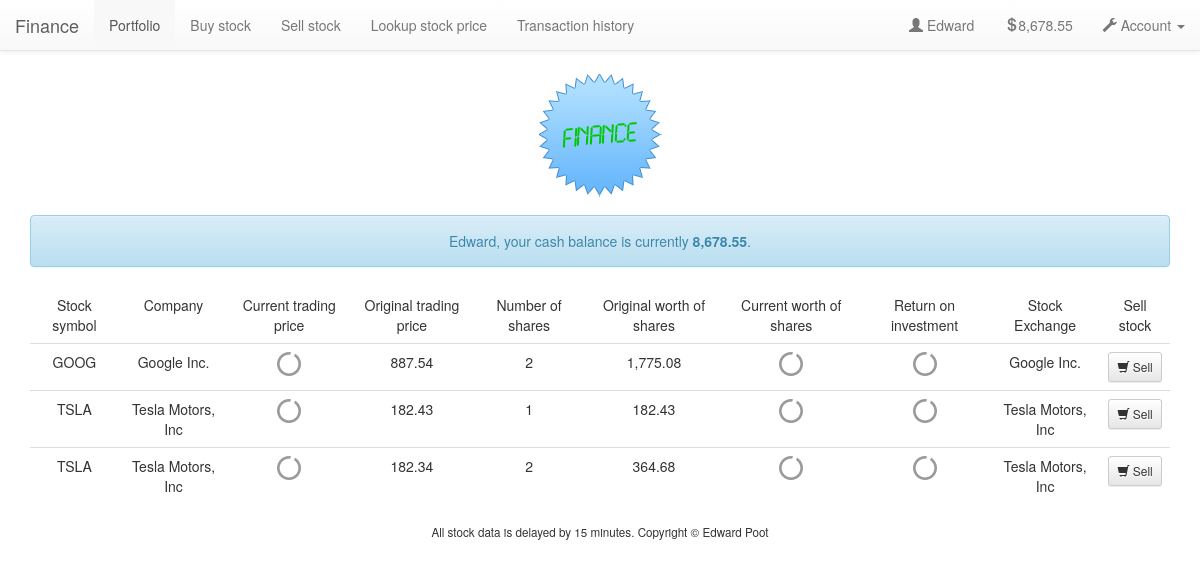
The app's page / (signed in) with its own data.
### tables this page shows
CREATE TABLE `users` (
  `id` int(10) unsigned NOT NULL AUTO_INCREMENT,
  `username` varchar(255) NOT NULL,
  `hash` varchar(255) NOT NULL,
  `cash` decimal(65,4) unsigned NOT NULL DEFAULT '0.0000',
  PRIMARY KEY (`id`),
  UNIQUE KEY `username` (`username`)
);

CREATE TABLE `user_stocks` (
  `id` int(11) NOT NULL AUTO_INCREMENT,
  `user_id` int(10) unsigned NOT NULL,
  `transaction_timestamp` timestamp NOT NULL DEFAULT CURRENT_TIMESTAMP,
  `symbol` varchar(15) NOT NULL,
  `company` varchar(255) NOT NULL,
  `stock_exchange` varchar(255) NOT NULL,
  `shares_amount` int(10) unsigned NOT NULL,
  `share_price` decimal(65,4) unsigned NOT NULL DEFAULT '0.0000',
  PRIMARY KEY (`id`),
  UNIQUE KEY `user_id` (`user_id`,`transaction_timestamp`)
);

### templates/portfolio.php (the view)
<div>
    <div class="alert alert-info">
        <?= ucfirst($_SESSION["username"]) ?>, your cash balance is currently <strong><?= number_format($stocks[0]["cash"], 2) ?></strong>.
    </div>
    <table id="portfolio" class="table table-hover">
        <thead>
            <tr>
                <td>Stock symbol</td>
                <td>Company</td>
                <td>Current trading price</td>
                <td>Original trading price</td>
                <td>Number of shares</td>
                <td>Original worth of shares</td>
                <td>Current worth of shares</td>
                <td>Return on investment</td>
                <td>Stock Exchange</td>
                <td>Sell stock</td>
            </tr>
        </thead>
        <tbody>
        <?php foreach ($stocks as $stock): ?>
            <tr>
                <td class="symbol"><?= $stock["symbol"] ?></td>
                <td><?= $stock["company"] ?></td>
                <td class="current_trading_price"><img  class="spinner" alt="Loading.." src="/img/spinner.gif" /></td>
                <td class="original_price"><?= number_format($stock["share_price"], 2) ?></td>
                <td class="shares_amount"><?= $stock["shares_amount"] ?></td>
                <td><?= number_format($stock["shares_amount"] * $stock["share_price"], 2) ?></td>
                <td class="current_worth"><img  class="spinner" alt="Loading.." src="/img/spinner.gif" /></td>
                <td class="current_roi"><img  class="spinner" alt="Loading.." src="/img/spinner.gif" /></td>
                <td><?= $stock["stock_exchange"] ?></td>
                <td><a href="sell.php?id=<?= $stock["id"] ?>" class="btn btn-default btn-sm btn-block"><span class="glyphicon glyphicon-shopping-cart"></span> Sell</a></td>
            </tr>
       <?php endforeach; ?>
       </tbody>
    </table>
</div>

### html/index.php (shortened to what this page needs)
<?php
    $query = query("SELECT u.*, s.* FROM users u LEFT OUTER JOIN user_stocks s ON u.id = s.user_id WHERE u.id = ?", $_SESSION["id"]);
    if (isset($query[0]["symbol"]))
        render("portfolio.php", ["title" => "Portfolio", "stocks" => $query, "cash" => $query[0]["cash"]]);
    else
        apologize("You don't have any stocks in your portfolio. Buy some first!");
?>

### includes/functions.php (shortened to what this page needs)
<?php
    function query()
    {
        $sql = func_get_arg(0);
        $parameters = array_slice(func_get_args(), 1);
        static $handle;
        if (!isset($handle))
        {
            try
            {
                $handle = new PDO("mysql:dbname=" . DATABASE . ";host=" . SERVER, USERNAME, PASSWORD);
                $handle->setAttribute(PDO::ATTR_EMULATE_PREPARES, false);
            }
            catch (Exception $e)
            {
                trigger_error($e->getMessage(), E_USER_ERROR);
                exit;
            }
        }
        $statement = $handle->prepare($sql);
        $results = $statement->execute($parameters);
        if ($results !== false)
        {
            return $statement->fetchAll(PDO::FETCH_ASSOC);
        }
        else if ($statement->errorCode() != 0)
            return $statement->errorCode();
        else
            return false;
    }
    function render($template, $values = [], $without_header_footer = false)
    {
        if (file_exists("../templates/$template"))
        {
            extract($values);
            if (isset($_SESSION["id"]))
            {
                $balance_query = query("SELECT cash FROM users WHERE id = ?", $_SESSION["id"]);
                $cash_balance = number_format($balance_query[0]["cash"], 2);
            }
            if (!$without_header_footer)
                require("../templates/header.php");
            require("../templates/$template");
            if(!$without_header_footer)
                require("../templates/footer.php");
        }
        else
        {
            trigger_error("Invalid template: $template", E_USER_ERROR);
        }
    }
    function activeMenuElement($page)
    {
        if (stripos($_SERVER["PHP_SELF"], $page))
            $active = ' class = "active"';
        else
            $active = NULL;
        return $active;
    }
?>

### templates/header.php (shortened to what this page needs)
<!DOCTYPE html>
<html lang="en">
    <head>
        <link href="css/bootstrap.min.css" rel="stylesheet"/>
        <link href="css/bootstrap-theme.min.css" rel="stylesheet"/>
        <link href="css/smoothness/jquery-ui-1.10.3.custom.min.css" rel="stylesheet">
        <link href="css/styles.css" rel="stylesheet"/>
    </head>
    <body>
        <div class="container">
            <? if(isset($_SESSION["id"])): ?>
                <nav class="navbar navbar-default navbar-fixed-top" role="navigation">
                    <div class="navbar-header">
                    <a class="navbar-brand" href="/">Finance</a>
                    </div>
                    <div class="collapse navbar-collapse navbar-ex1-collapse">
                    <ul class="nav navbar-nav">
                        <li<?= activeMenuElement("index.php")?>><a href="/">Portfolio</a></li>
                        <li<?= activeMenuElement("buy.php")?>><a href="buy.php">Buy stock</a></li>
                        <li<?= activeMenuElement("sell.php")?>><a href="sell.php">Sell stock</a></li>
                        <li<?= activeMenuElement("quote.php")?>><a href="quote.php">Lookup stock price</a></li>
                        <li<?= activeMenuElement("history.php")?>><a href="history.php">Transaction history</a></li>
                    </ul>
                    <ul class="nav navbar-nav navbar-right">
                        <li class="navbar-text"><span class="glyphicon glyphicon-user"></span> <?= ucfirst(substr($_SESSION["username"], 0, 15)); ?></li>
                        <li<?= activeMenuElement("deposit_funds.php")?>><a href="deposit_funds.php"><span class="glyphicon glyphicon-usd"></span><span id="cash_balance_nav"><?= $cash_balance ?></span></a></li>
                        <li class="dropdown">
                        <a href="#" class="dropdown-toggle" data-toggle="dropdown"><span class="glyphicon glyphicon-wrench"></span> Account <b class="caret"></b></a>
                      </li>
                    </ul>
                    </div>
                </nav>
            <? endif ?>
            <div id="top">
                <a href="/"><img alt="C$50 Finance" src="img/logo.png"/></a>
            </div>
            <div id="middle">

### templates/footer.php
            </div>
            <div id="bottom">
                All stock data is delayed by 15 minutes. Copyright &#169; Edward Poot
            </div>
        </div>
    </body>
</html>

### html/css/styles.css (style rules this page uses)
.container { margin-left: auto; margin-right: auto; text-align: center; }
#top { text-align: center; margin-top: 70px; padding-bottom: 15px; }
#middle { text-align: center; }
#bottom { font-size: smaller; margin: 20px; text-align: center; }

### records on screen
users: cash "8,678.55"
user_stocks: symbol "GOOG", company "Google Inc.", share_price "887.54", shares_amount "2", $stock["shares_amount"] * $stock["share_price"] "1,775.08", stock_exchange "Google Inc."
user_stocks: symbol "TSLA", company "Tesla Motors, Inc", share_price "182.43", shares_amount "1", $stock["shares_amount"] * $stock["share_price"] "182.43", stock_exchange "Tesla Motors, Inc"
user_stocks: symbol "TSLA", company "Tesla Motors, Inc", share_price "182.34", shares_amount "2", $stock["shares_amount"] * $stock["share_price"] "364.68", stock_exchange "Tesla Motors, Inc"

### other values on screen
substr($_SESSION["username"], 0, 15) "Edward"
$_SESSION["username"] "Edward"
